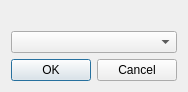
<?xml version="1.0" encoding="UTF-8"?>
<ui version="4.0">
 <class>UtilItemPicker</class>
 <widget class="QDialog" name="UtilItemPicker">
  <property name="geometry">
   <rect>
    <x>0</x>
    <y>0</y>
    <width>174</width>
    <height>86</height>
   </rect>
  </property>
  <property name="windowTitle">
   <string>Item Picker</string>
  </property>
  <layout class="QGridLayout" name="gridLayout">
   <property name="sizeConstraint">
    <enum>QLayout::SetFixedSize</enum>
   </property>
   <item row="0" column="0">
    <widget class="QLabel" name="label">
     <property name="wordWrap">
      <bool>true</bool>
     </property>
     <property name="openExternalLinks">
      <bool>true</bool>
     </property>
    </widget>
   </item>
   <item row="1" column="0">
    <widget class="QComboBox" name="edit"/>
   </item>
   <item row="2" column="0">
    <widget class="QDialogButtonBox" name="box">
     <property name="orientation">
      <enum>Qt::Horizontal</enum>
     </property>
     <property name="standardButtons">
      <set>QDialogButtonBox::Cancel|QDialogButtonBox::Ok</set>
     </property>
    </widget>
   </item>
  </layout>
 </widget>
 <resources/>
 <connections>
  <connection>
   <sender>box</sender>
   <signal>accepted()</signal>
   <receiver>UtilItemPicker</receiver>
   <slot>accept()</slot>
   <hints>
    <hint type="sourcelabel">
     <x>20</x>
     <y>20</y>
    </hint>
    <hint type="destinationlabel">
     <x>20</x>
     <y>20</y>
    </hint>
   </hints>
  </connection>
  <connection>
   <sender>box</sender>
   <signal>rejected()</signal>
   <receiver>UtilItemPicker</receiver>
   <slot>reject()</slot>
   <hints>
    <hint type="sourcelabel">
     <x>20</x>
     <y>20</y>
    </hint>
    <hint type="destinationlabel">
     <x>20</x>
     <y>20</y>
    </hint>
   </hints>
  </connection>
 </connections>
</ui>
